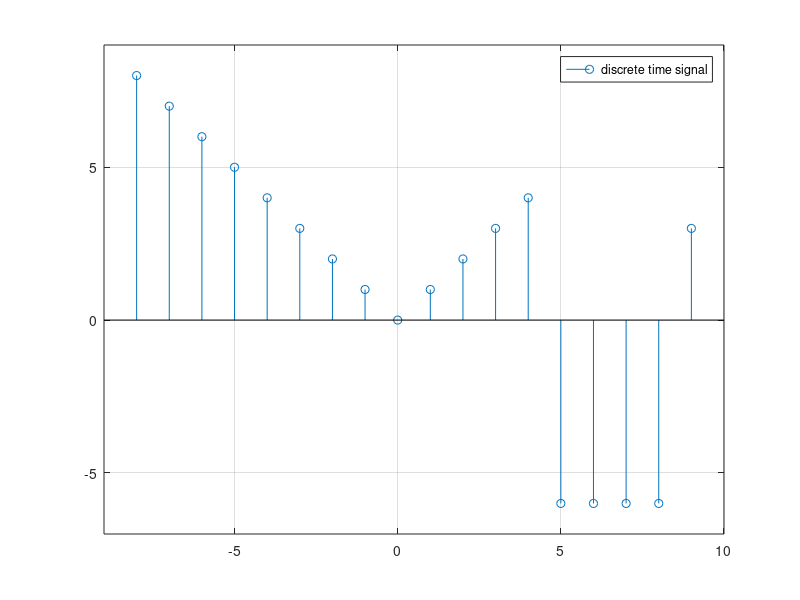

Write the MATLAB code that produced this figure.
clc;clear all; close all;
n=-8:9
for i=1:length(n)
    if n(i)>-9&n(i)<=4
        x(i)=abs(n(i));
    
        elseif n(i)>-4 &n(i)<-2
        x(i)=-n(i);
        elseif n(i)==9
        x(i)=sqrt (n(i));
        elseif n(i)>2 &n(i)<4
        x(i)=4*(n(i));
        elseif n(i)==2
        x(i)=factorial(n(i));
    else
        x(i)=-6;
    end
end
stem(n,x)
axis([min(n)-1,max(n)+1,min(x)-1,max(x)+1])
grid on
legend ('discrete time signal')
